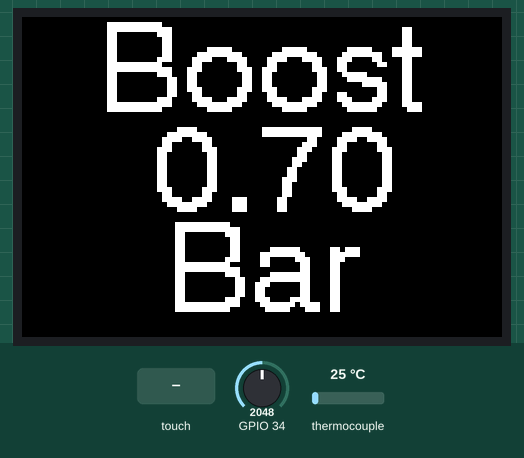
This program was run on a simulated ESP32. On the bench: 480×320 colour display. The test bench sets the inputs (shaded band); at power-on: thermocouple 25 °C, GPIO 34 = 2048. What the program prints to the serial monitor is not drawn.

Above: at 1.6 s.
1.7 s: screen touched at 13 % across, 10 % down
At 3.0 s:
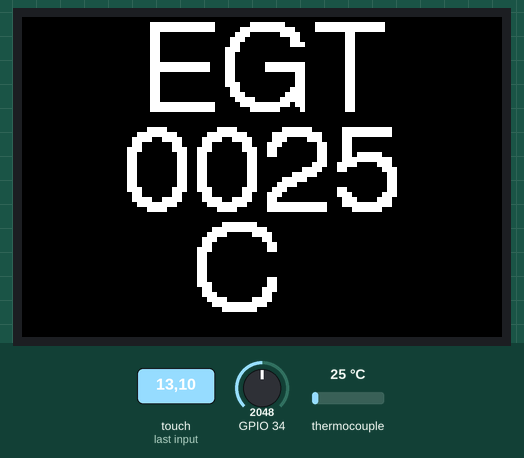
3.4 s: thermocouple set to 6 °C
At 4.5 s:
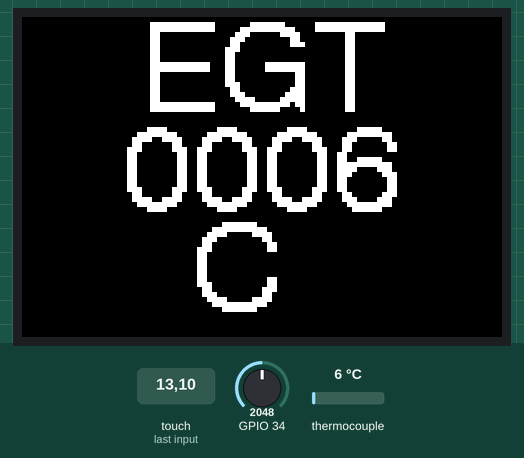
4.9 s: thermocouple set to 75 °C
At 5.9 s:
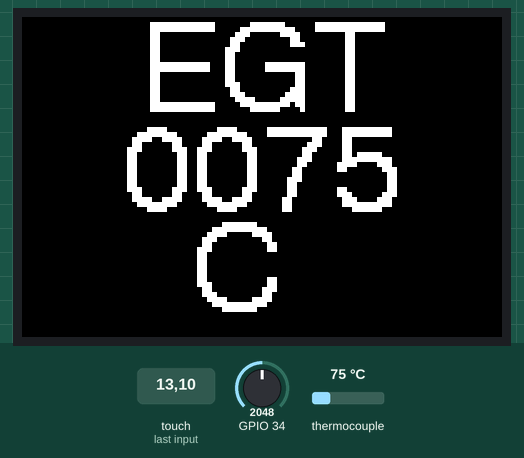
6.4 s: thermocouple set to 150 °C
At 7.0 s:
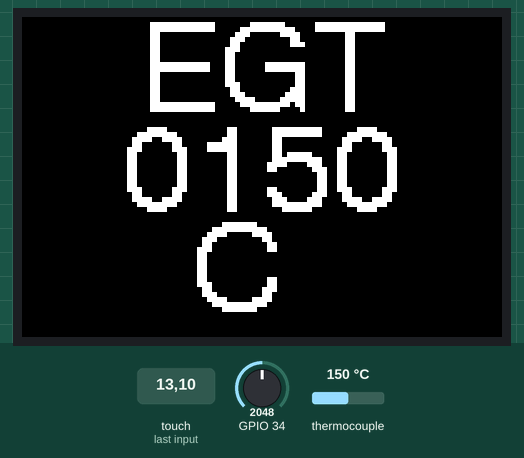
7.9 s: screen touched at 38 % across, 10 % down
At 8.8 s:
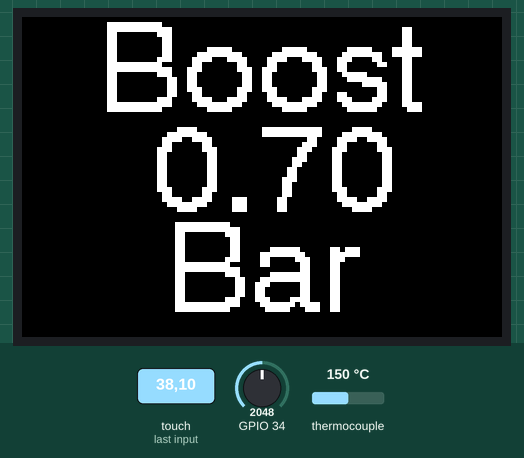
9.6 s: GPIO 34 set to 2866
At 10.3 s:
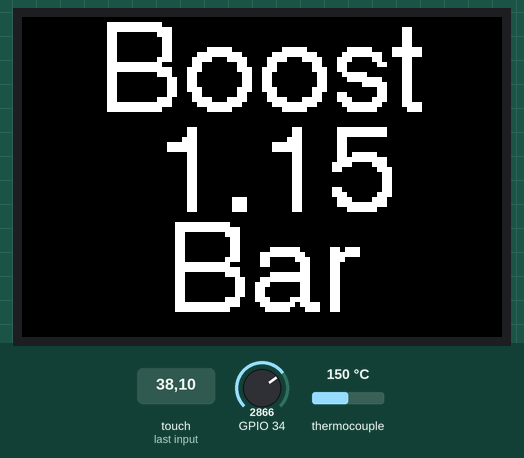
Timing chart, 0 to 12.2 s (numbered marks = the images above; inputs shaded):
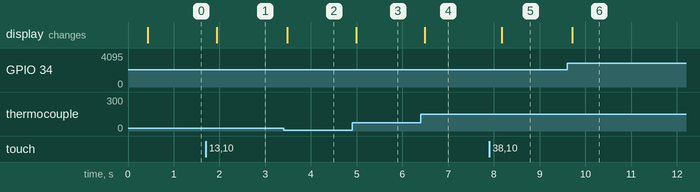

Measured:
- after the input at 1.7 s, the display: changes after 0.24 s (image 1)
- after the input at 3.4 s, the display: changes after 0.08 s (image 2)
- after the input at 4.9 s, the display: changes after 0.09 s (image 3)
- after the input at 6.4 s, the display: changes after 0.09 s (image 4)
- after the input at 7.9 s, the display: changes after 0.27 s (image 5)
- after the input at 9.6 s, the display: changes after 0.11 s (image 6)

The program:

main.cpp
```cpp
/* PINOUT:

*   EGT SENSOR:
      GND - GND
      VCC - 3.3V
      SCK - 12
       CS - 14
       SO - 27

    MPX4250AP Sensor:
      Vout - 34
      GND  - GND
      VCC  - 5V

    Big 3.5" ILI9488 Display:
      VCC - 3.3V
      GND - GND
      CS - 15
      RESET - 4
      DC - 2
      SDI - 23
      SCK - 18
      LED - not connected
      SDO - not connected
      T_CLK - not connected
      T_CS - 21
      T_DIN - 23
      T_DO - 19
      T_IRQ - not connected
*/

#include <Arduino.h>

//include Displays
#include <displays/DisplayDriver.h>
#include <displays/DisplayDriverBig.h>

DisplayDriver *driver;

void setup()
{
  Serial.begin(115200);
  Serial.println("initializing...");

  driver = new DisplayDriverBig();

  driver->setupDisplay();

  Serial.println("Initializing done!");
}

void loop()
{
  driver->loopDisplay();
}
```

Boost.cpp
```cpp
#include <sensors/Boost.h>

//public
Boost::Boost(void)
{
    mode = BOOST;
    name = String("Boost");
    unit = String("Bar");
    min = -80;
    max = 150;
    scale = 5;

    zero = -100;
    lastValue = -100000;
    setupSensor();
}

String Boost::getFormatedValue(void)
{
    String bar = String(getValue() / 100);

    unsigned int desiredLength = 5;
    String spaces = "";

    if (bar.length() < desiredLength)
    {
        int toAdd = desiredLength - bar.length();
        for (int i = 1; i <= toAdd; i++)
        {
            spaces += " ";
        }
    }

    return " " + spaces + bar + " ";
}

//return in kpa
float Boost::getValue(void)
{
    //in kPa
    float pressure = map(analogRead(34), 0.0, 4095, -80.0, 150.0);
    if (zero != -100)
    {
        if (zero > 0)
        {
            pressure += zero;
        }
        else
        {
            pressure -= zero;
        }
    }

    if (getDifference(lastValue, pressure) > scale)
    {
        lastValue = pressure;
        return pressure;
    }
    else
    {
        return lastValue;
    }
}

boolean Boost::valueHasChanged(void)
{
    return lastValue != getValue();
}

//private
void Boost::setupSensor(void)
{
    Serial.println("Setting up Boost sensor");

    pinMode(34, INPUT);

    zero = getValue();
    Serial.println("Zero:");
    Serial.println(zero);
}
```

Boost.h
```cpp
#ifndef SENSORS_BOOST
#define SENSORS_BOOST

#include <Arduino.h>

//Sensor
#include <sensors/Sensor.h>

class Boost : public Sensor
{

public:
    Boost(void);
    String getFormatedValue(void);
    float getValue(void);
    boolean valueHasChanged(void);

private:
    void setupSensor(void);
    double zero;
    float lastValue;
};

#endif
```

EGT.cpp
```cpp
#include <sensors/EGT.h>

//public
EGT::EGT(void) : sensor(12, 14, 27)
{
    mode = EXHAUST_GAS;
    name = "EGT";
    unit = "°C";
    min = -50.0;
    max = 1200.0;
    scale = 5;
    lastValue = -1000;
    setupSensor();
}

String EGT::getFormatedValue(void)
{
    unsigned int desiredLength = 4;
    int value = getValue();
    String ret = String(value);
    String spaces = "";

    if (ret.length() < desiredLength)
    {
        int toAdd = desiredLength - ret.length();
        for (int i = 1; i <= toAdd; i++)
        {
            spaces += "0";
        }
    }

    return spaces + ret;
}

float EGT::getValue(void)
{
    int clear = sensor.readCelsius();
    if (getDifference(lastValue, clear) > scale)
    {
        lastValue = clear;
        return clear;
    }
    else
    {
        return lastValue;
    }
}

boolean EGT::valueHasChanged(void)
{
    return lastValue != getValue();
}

//private
void EGT::setupSensor(void)
{
    Serial.println("Setting up EGT sensor");
}
```

EGT.h
```cpp
#ifndef SENSORS_EGT
#define SENSORS_EGT

#include <Arduino.h>

//Sensor
#include <sensors/Sensor.h>
//Librarys
#include <max6675.h>

class EGT : public Sensor
{

public:
    EGT(void);
    String getFormatedValue(void);
    float getValue(void);
    boolean valueHasChanged(void);

private:
    void setupSensor(void);
    MAX6675 sensor;
    float lastValue;
};

#endif
```

Sensor.h
```cpp
#ifndef SENSOR
#define SENSOR

enum SensorMode
{
    BOOST,
    EXHAUST_GAS
};

class Sensor
{

public:
    virtual ~Sensor() = default;

    const SensorMode getMode()
    {
        return mode;
    }

    const String getUnit()
    {
        return unit;
    }

    const String getName()
    {
        return name;
    }
    const long getMinValue()
    {
        return min;
    }

    const long getMaxValue()
    {
        return max;
    }

    const float getScaling()
    {
        return scale;
    }

    float getDifference(float x, float y)
    {
        if (x > y)
        {
            return x - y;
        }
        else
        {
            return y - x;
        }
    }

    virtual String getFormatedValue() = 0;
    virtual float getValue() = 0;
    virtual boolean valueHasChanged() = 0;

private:
protected:
    virtual void setupSensor() = 0;

    String name;
    String unit;
    long min;
    long max;
    SensorMode mode;
    float scale;
};

#endif
```

DisplayDriver.h
```cpp
#ifndef DISPLAY_DRIVER
#define DISPLAY_DRIVER

class DisplayDriver
{

public:
    virtual void setupDisplay() = 0;
    virtual void loopDisplay() = 0;
    virtual void onTouch() = 0;

private:

protected:
};
#endif
```

DisplayDriverBig.cpp
```cpp
#include <displays/DisplayDriverBig.h>

DisplayDriverBig::DisplayDriverBig(void)
{
}

void DisplayDriverBig::setupDisplay(void)
{
    Serial.println("DisplayDriverBig");
    egt = new EGT();
    boost = new Boost();

    target = boost;

    delay(10);
    tft.init();         /* TFT init */
    tft.setRotation(1); /* Landscape orientation */

    uint16_t calData[5] = {401, 3363, 395, 3315, 7};
    tft.setTouch(calData);
    tft.setTextColor(TFT_WHITE, TFT_BLACK);
    tft.setTextFont(4);
    tft.setTextSize(5);
    tft.setTextDatum(MC_DATUM);
    tft.fillScreen(TFT_BLACK);
    print();
}

void DisplayDriverBig::loopDisplay(void)
{
    uint16_t x, y;
    if (tft.getTouch(&x, &y))
    {
        onTouch();
    }
    if (displayMode != target->getMode())
    {
        switch (displayMode)
        {
        case BOOST:
            target = boost;
            break;
        case EXHAUST_GAS:
            target = egt;
            break;
        default:
            Serial.println("Error switching sensors!");
            break;
        }
        tft.fillScreen(TFT_BLACK);
        print();
    }
    else
    {
        if (target->valueHasChanged())
        {
            print();
        }
    }
    delay(10);
}

void DisplayDriverBig::onTouch(void)
{
    switch (displayMode)
    {
    case BOOST:
        displayMode = EXHAUST_GAS;
        break;
    case EXHAUST_GAS:
        displayMode = BOOST;
        break;
    default:
        Serial.println("Error!");
        break;
    }
}

void DisplayDriverBig::print()
{
    tft.drawString(target->getName(), 240, 65);
    tft.drawString(target->getFormatedValue(), 240, 165);
    tft.drawString(target->getUnit(), 240, 265);
}
```

DisplayDriverBig.h
```cpp
#ifndef DISPLAY_DRIVER_BIG
#define DISPLAY_DRIVER_BIG

#include <Arduino.h>
//DisplayDriver
#include <displays/DisplayDriver.h>
//Sensors
#include <sensors/Sensor.h>
#include <sensors/EGT.h>
#include <sensors/Boost.h>
//display
#include "SPI.h"
#include <TFT_eSPI.h>

class DisplayDriverBig : public DisplayDriver
{

public:
	DisplayDriverBig(void);

	void setupDisplay(void);
	void loopDisplay(void);
	void onTouch(void);

protected:
	TFT_eSPI tft = TFT_eSPI();

private:
	Sensor *egt;
	Sensor *boost;
	Sensor *target;
	SensorMode displayMode = BOOST;
	int fontSize;

	void print();
};

#endif
```
